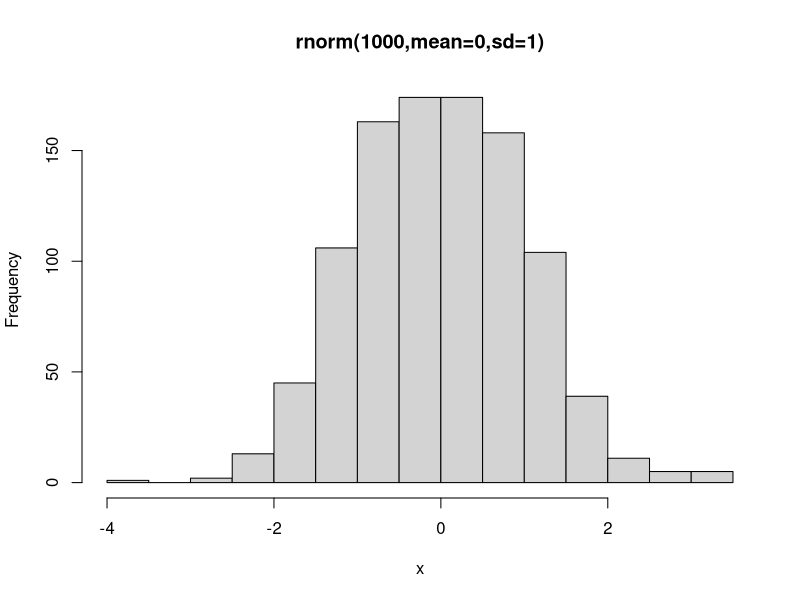
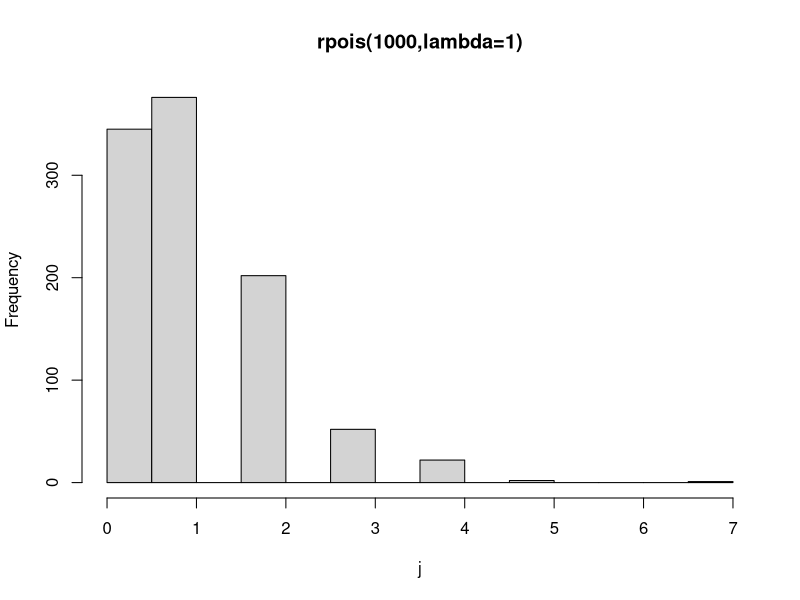
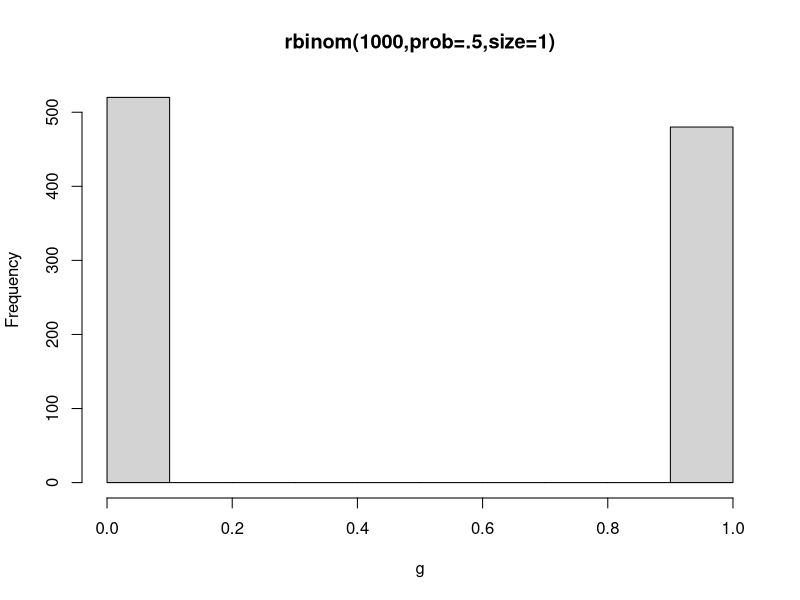
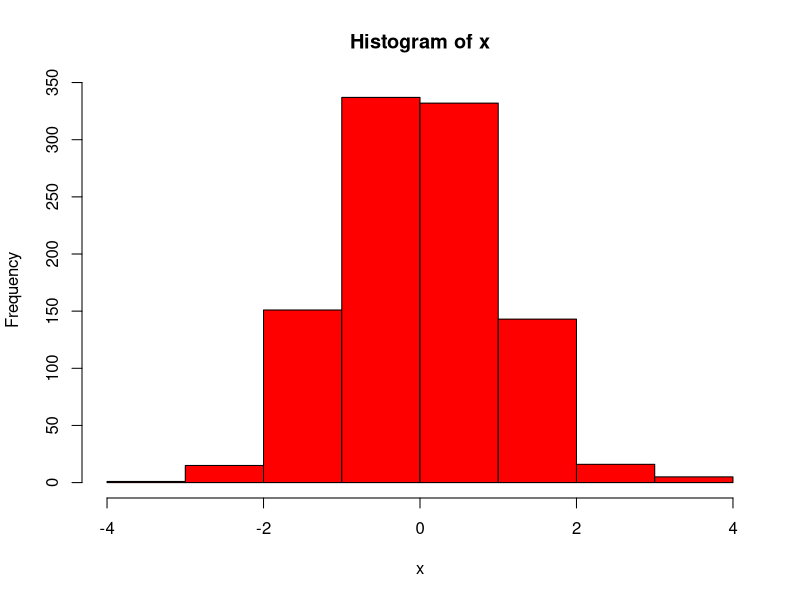
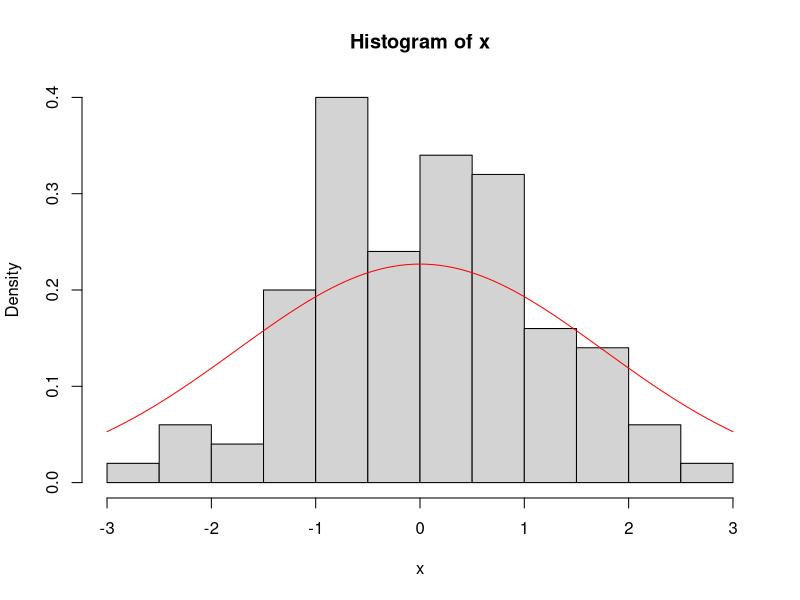
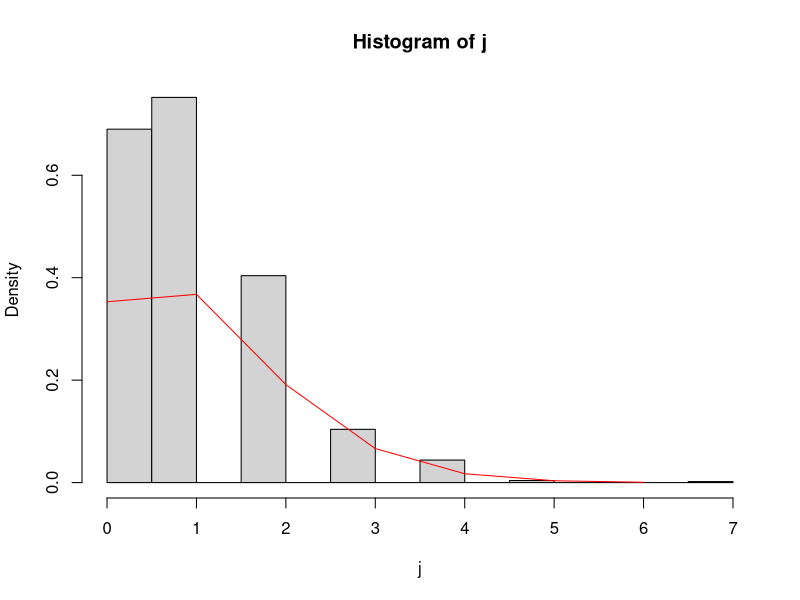
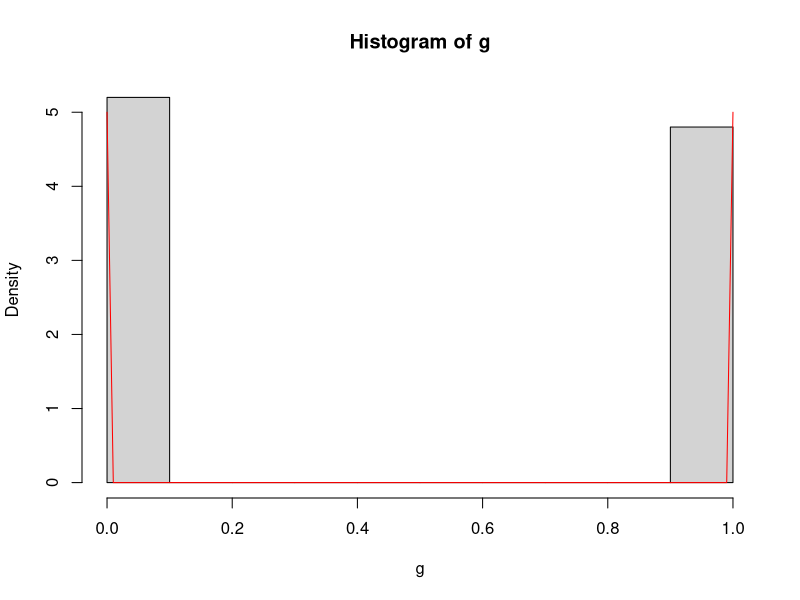
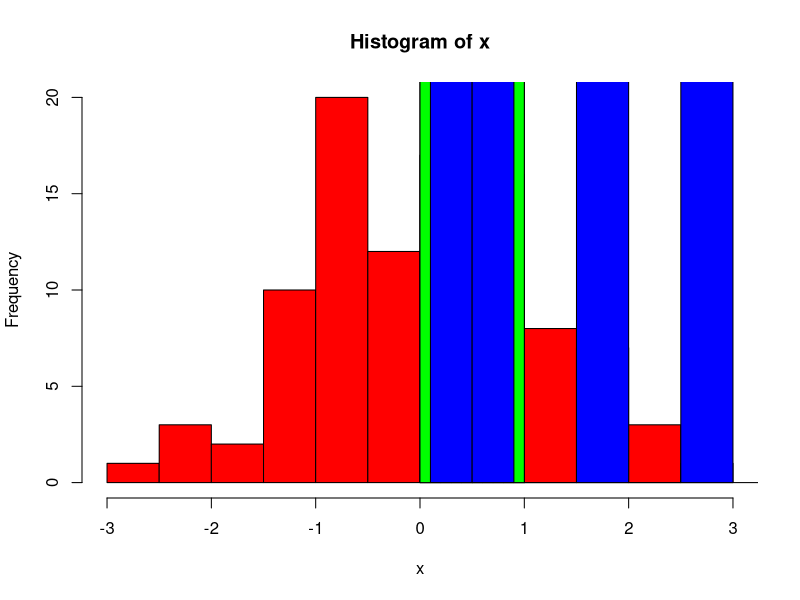

Here is the R script that generated these plots, in order:
## ---- chunk 1
x<-rnorm(1000,mean=0,sd=1)
head(x)
## ---- chunk 2
j<-rpois(1000,lambda=1)
head(j)
## ---- chunk 3
g<-rbinom(1000,prob=.5,size=1)
head(g)
## ---- chunk 4
hist(x,main="rnorm(1000,mean=0,sd=1)")
hist(j,main="rpois(1000,lambda=1)")
hist(g,main="rbinom(1000,prob=.5,size=1)")
## ---- chunk 5
hist(x,col="red",breaks=10)
## ---- chunk 6
x<-rnorm(100)
head(x)
hist(x,prob=TRUE)
curve(dnorm(x,mean=mean(x),sd=sd(x)),add=TRUE,col="red")
## ---- chunk 7
hist(j,prob=TRUE)
curve(dpois(x,lambda=mean(j)),col="red",from=0,to=6,n=7,add=TRUE)
## ---- chunk 8
#
hist(g,probability=TRUE)
curve(dbinom(x,prob=.5,size=1)*10,col="red",add=TRUE)

#That's awkward, do you know why!
## ---- chunk 9
#all at once,
hist(x,col="red")
hist(j,col="blue",add=TRUE)
hist(g,col="green",add=TRUE)
